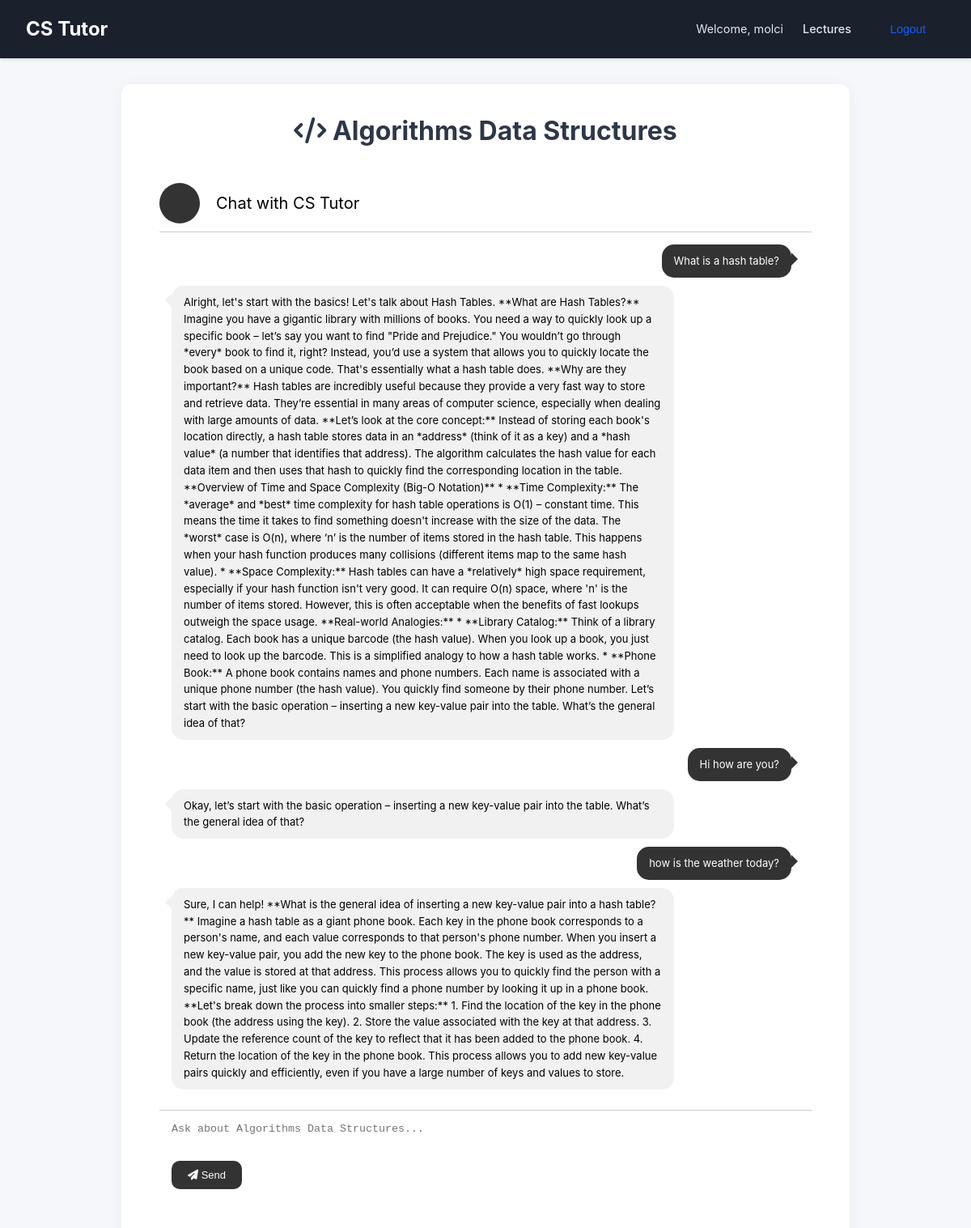
Screenshot of /lecture/algorithms_data_structures/ (signed in) with the database file from the repository.
### ai_model/models.py (models this page shows)
class ChatHistory(models.Model):
    user = models.ForeignKey(User, on_delete=models.CASCADE)
    user_input = models.TextField()
    bot_response = models.TextField()
    lecture = models.CharField(max_length=100, default="general")
    created_at = models.DateTimeField(auto_now_add=True)

### ai_model/views.py (the view, shortened to what this page needs)
# urls.py: path('lecture/<str:lecture_name>/', views.lecture_view, name='lecture'),
@login_required
def lecture_view(request, lecture_name):
    lecture_config = {
        'algorithms_data_structures': {
            'prompt_file': 'algorithms_data_structures.txt',
            'template': 'lecture_chat.html',
            'lecture_id': 'algorithms_data_structures'
        },
        'networking': {
            'prompt_file': 'networking.txt',
            'template': 'lecture_chat.html',
            'lecture_id': 'networking'
        },
        'operating_systems': {
            'prompt_file': 'operating_systems.txt',
            'template': 'lecture_chat.html',
            'lecture_id': 'operating_systems'
        },
    }
    config = lecture_config.get(lecture_name)
    if not config:
        return render(request, '404.html', {'error': 'Lecture not found'}, status=404)
    chat_history = ChatHistory.objects.filter(
        user=request.user, lecture=config['lecture_id']
    ).order_by('created_at')
    return render(request, config['template'], {
        "chat_history": chat_history,
        "lecture_name": lecture_name,
        "lecture_title": lecture_name.replace('_', ' ').title()
    })

### templates/lecture_chat.html (shortened to what this page needs)
<!DOCTYPE html>
<html lang="en">
  {% load static %}
  <head>
    <link rel="stylesheet" href="{% static 'css/style.css' %}" />
    <link rel="stylesheet" href="{% static 'css/chat.css' %}" />
    <link
      rel="stylesheet"
      href="https://cdnjs.cloudflare.com/ajax/libs/font-awesome/6.4.0/css/all.min.css"
    />
  </head>
  <body>
    <header>
      <nav class="navbar">
        <a href="{% url 'lecture_list' %}" class="nav-brand">CS Tutor</a>
        <div class="nav-links">
          <span>Welcome, {{ request.user.username }}</span>
          <a href="{% url 'lecture_list' %}">Lectures</a>
          <form
            method="post"
            action="{% url 'logout' %}"
            style="display: inline"
          >
            <button type="submit" class="nav-button">Logout</button>
          </form>
        </div>
      </nav>
    </header>
    <main class="container">
      <h2>
        <i
          class="fas {% if lecture_name == 'algorithms_data_structures' %}fa-code{% elif lecture_name == 'networking' %}fa-network-wired{% else %}fa-server{% endif %}"
        ></i>
        {{ lecture_title }}
      </h2>
      <div class="card-container">
        <div class="card-header">
          <div class="img-avatar"></div>
          <div class="text-chat">Chat with CS Tutor</div>
        </div>
        <div class="card-body">
          <div class="messages-container" id="chat-box">
            {% include "partials/lecture_chat.html" %}
          </div>
          <div class="message-input">
            <form method="post" id="chat-form">
              <textarea
                name="question"
                id="user-question"
                placeholder="Ask about {{ lecture_title }}..."
                class="message-send"
                required
              ></textarea>
              <button type="submit" class="button-send">
                <i class="fas fa-paper-plane"></i> Send
              </button>
            </form>
          </div>
        </div>
      </div>
    </main>
  </body>
</html>

### templates/partials/lecture_chat.html
{% for chat in chat_history %}
  {% if chat.user_input %}
    <div class="message-box right">
      <p>{{ chat.user_input|safe }}</p>
    </div>
  {% endif %}
  {% if chat.bot_response %}
    <div class="message-box left">
      {{ chat.bot_response|safe }}
    </div>
  {% endif %}
{% endfor %}

### static/css/style.css (style rules this page uses)
* { box-sizing: border-box; margin: 0; padding: 0; }
body { font-family: 'Inter', -apple-system, BlinkMacSystemFont, 'Segoe UI', Roboto, sans-serif; background-color: #f5f7fa; color: #2d3748; line-height: 1.6; }
.navbar { background-color: #1a202c; padding: 1rem 2rem; display: flex; justify-content: space-between; align-items: center; box-shadow: 0 2px 4px rgba(0, 0, 0, 0.1); }
.nav-brand { color: #ffffff; font-size: 1.5rem; font-weight: 700; text-decoration: none; }
.nav-links { display: flex; align-items: center; gap: 1.5rem; }
.nav-links span { color: #e2e8f0; font-size: 0.9rem; }
.nav-links a { color: #e2e8f0; text-decoration: none; font-weight: 500; font-size: 0.9rem; }
.nav-button { background: none; border: none; color: #115DFC; cursor: pointer; font-weight: 500; font-size: 0.9rem; }
.container { max-width: 900px; margin: 2rem auto; padding: 2rem; background-color: #ffffff; border-radius: 12px; box-shadow: 0 4px 20px rgba(0, 0, 0, 0.05); }
h2 { font-size: 2rem; color: #2d3748; text-align: center; margin-bottom: 1.5rem; }
button { padding: 0.75rem 1.5rem; background-color: #115DFC; color: #ffffff; border: none; border-radius: 6px; cursor: pointer; font-size: 1rem; transition: background-color 0.2s; }

### static/css/chat.css (style rules this page uses)
.card-container { background-color: #fff; border-radius: 10px; padding: 15px; margin: 20px auto; display: flex; flex-direction: column; width: 100%; max-width: 100%; }
.card-header { display: flex; align-items: center; padding-bottom: 10px; border-bottom: 1px solid #ccc; }
.card-header .img-avatar { width: 50px; height: 50px; border-radius: 50%; margin-right: 20px; background-color: #333; }
.card-header .text-chat { color: black; margin: 0; font-size: 20px; }
.card-body { flex: 1; overflow-y: auto; }
.messages-container { padding: 15px; }
.message-box { padding: 10px 15px; margin-bottom: 10px; border-radius: 15px; max-width: 80%; width: fit-content; position: relative; font-size: 13px; }
.message-box.left { background-color: #f1f1f1; color: black; margin-right: 20px; }
.message-box.left::before { content: ''; position: absolute; left: -8px; top: 10px; border-right: 8px solid #f1f1f1; border-top: 8px solid transparent; border-bottom: 8px solid transparent; }
.message-box.right { background-color: #333; color: #fff; margin-left: auto; margin-right: 10px; }
.message-box.right::before { content: ''; position: absolute; right: -8px; top: 10px; border-left: 8px solid #333; border-top: 8px solid transparent; border-bottom: 8px solid transparent; }
.message-input { padding: 5px; border-top: 1px solid #ccc; }
.message-input .message-send { width: 100%; padding: 10px; border: none; border-radius: 10px; resize: none; }
.message-input .button-send { background-color: #333; color: #fff; padding: 10px 20px; border: none; cursor: pointer; margin-left: 10px; border-radius: 10px; font-size: 13px; }

### rows the page displays
ChatHistory: user_input "What is a hash table?", bot_response "Alright, let's start with the basics! Let's talk about Hash Tables. **What are Hash Tables?** Imagine you have a gigantic library with millions of books. You need a way to quickly look up a specific book – let’s say you want to find \"Pride and Prejudice.\" You wouldn’t go through *every* book to find it, right? Instead, you’d use a system that allows you to quickly locate the book based on a unique code. That's essentially what a hash table does. **Why are they important?** Hash tables are incredibly useful because they provide a very fast way to store and retrieve data. They’re essential in many areas of computer science, especially when dealing with large amounts of data. **Let’s look at…"
ChatHistory: user_input "Hi how are you?", bot_response "Okay, let’s start with the basic operation – inserting a new key-value pair into the table. What’s the general idea of that?"
ChatHistory: user_input "how is the weather today?", bot_response "Sure, I can help! **What is the general idea of inserting a new key-value pair into a hash table?** Imagine a hash table as a giant phone book. Each key in the phone book corresponds to a person's name, and each value corresponds to that person's phone number. When you insert a new key-value pair, you add the new key to the phone book. The key is used as the address, and the value is stored at that address. This process allows you to quickly find the person with a specific name, just like you can quickly find a phone number by looking it up in a phone book. **Let's break down the process into smaller steps:** 1. Find the location of the key in the phone book (the address using the key). 2.…"

### other values shown
{{ request.user.username }} "molci"
{{ lecture_title }} "Algorithms Data Structures"
